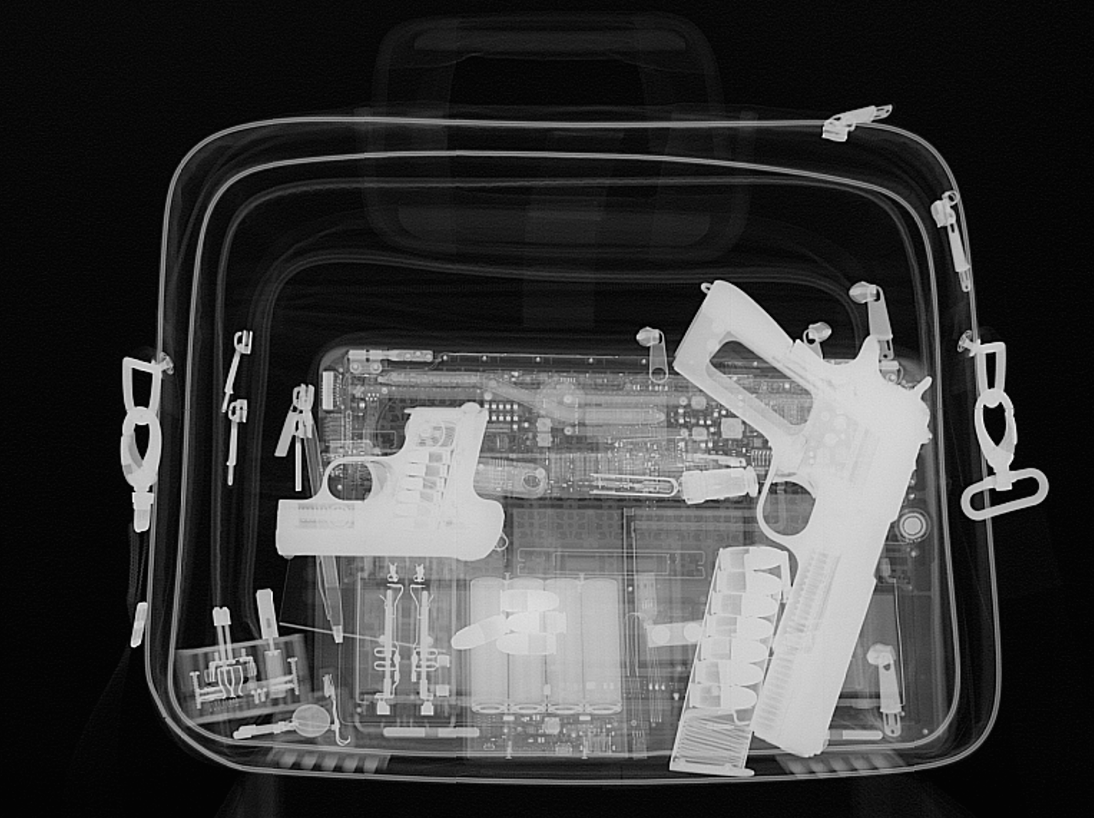
#> input picture P1+T2/pseudo/raiox.png, 1094 x 818 px
$ python pseudo.py
#> lines starting #> are read from the running program, lines starting #| are printed output that depends on the picture
# -*- coding: utf-8 -*-

import cv2
import numpy as np

def getLookupTable_R(x):

    if x < 128:
        return 0
    elif x < 192:
        return 4 * x - 512
    else:
        return 256

def getLookupTable_G(x):

    if x < 64:
        return 4 * x
    elif x < 192:
        return 256
    else:
        return -4 * x + 1024

def getLookupTable_B(x):

    if x < 64:
        return 256
    elif x < 128:
        return -4 * x + 512
    else:
        return 0


if __name__ == '__main__':
    tabelaR = np.ones((256, 1), dtype = 'uint8' ) * 0
    tabelaG = np.ones((256, 1), dtype = 'uint8' ) * 0
    tabelaB = np.ones((256, 1), dtype = 'uint8' ) * 0

    for i in range(256):

        tabelaR[i][0] = getLookupTable_R(i)
        tabelaG[i][0] = getLookupTable_G(i)
        tabelaB[i][0] = getLookupTable_B(i)


    imgOriginal = cv2.imread("raiox.png", 1)
#> imgOriginal is the input picture: shape (818, 1094, 3); min 3, max 255, mean 61.8

    img_PB = cv2.cvtColor(imgOriginal, cv2.COLOR_BGR2GRAY)

    imgR = cv2.LUT(img_PB, tabelaR)
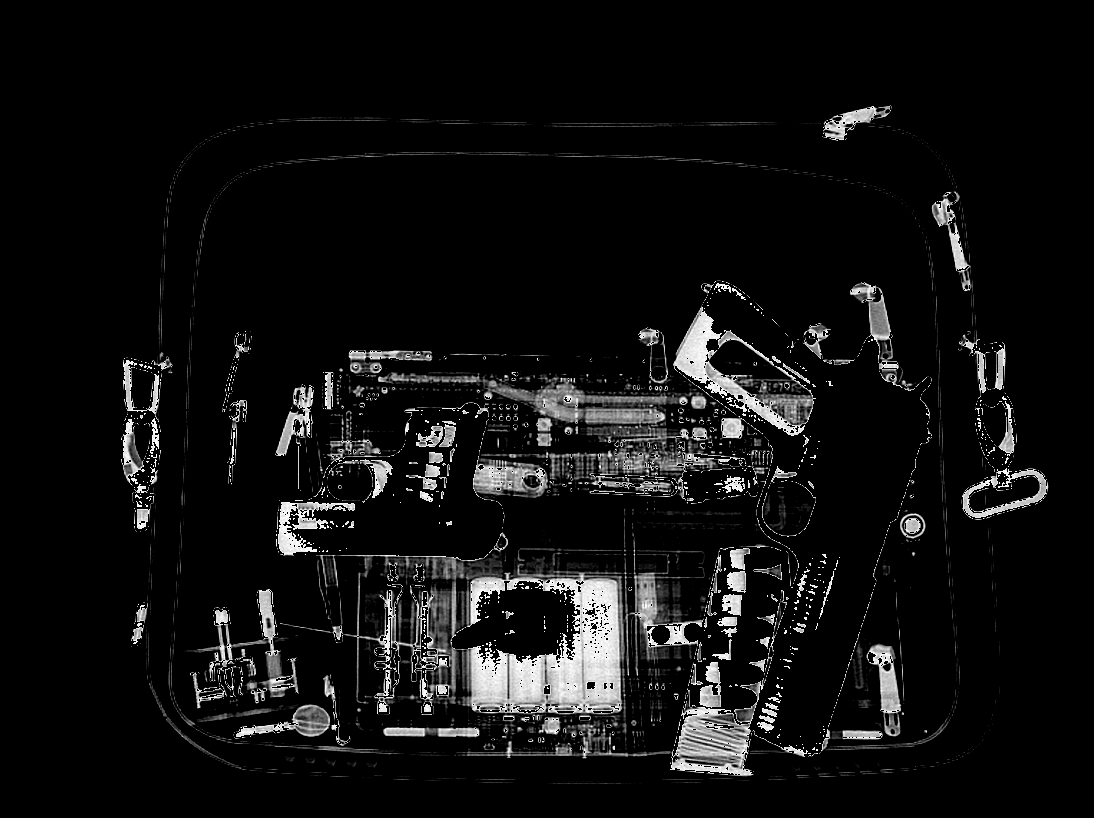
#> imgR: shape (818, 1094); min 0, max 252, mean 16.5
    imgG = cv2.LUT(img_PB, tabelaG)
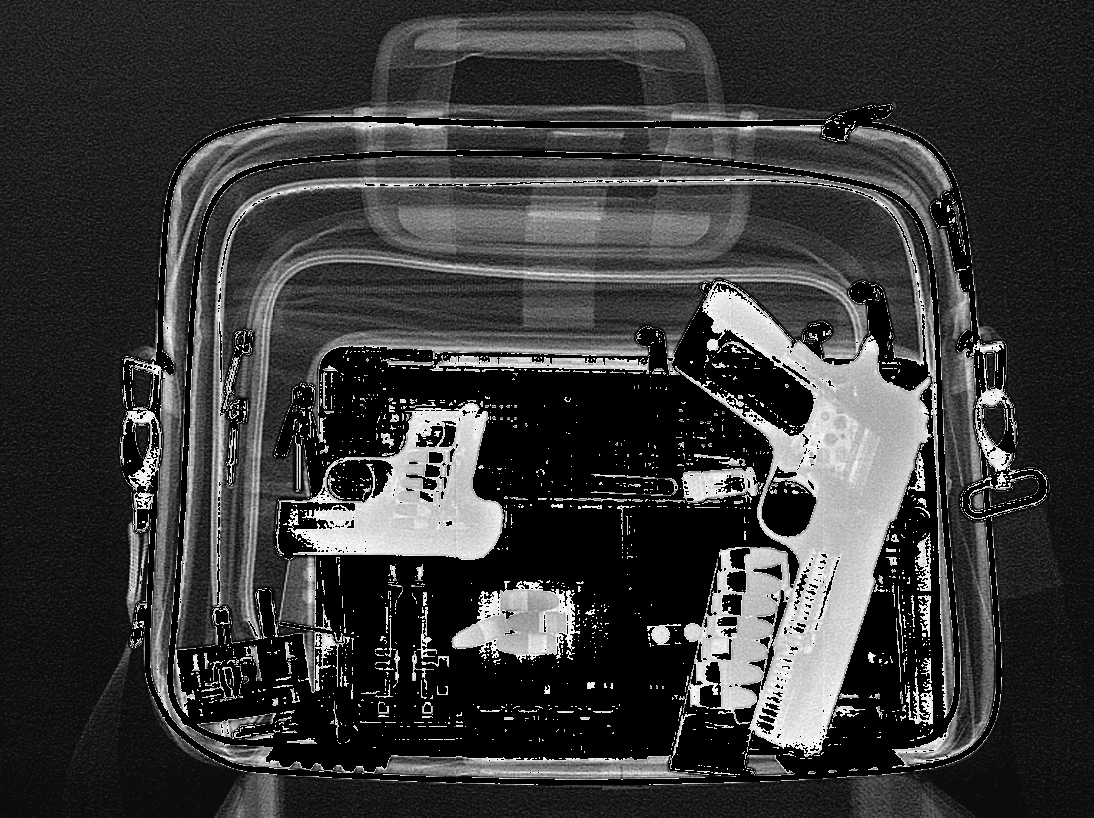
#> imgG: shape (818, 1094); min 0, max 252, mean 56.8
    imgB = cv2.LUT(img_PB, tabelaB)
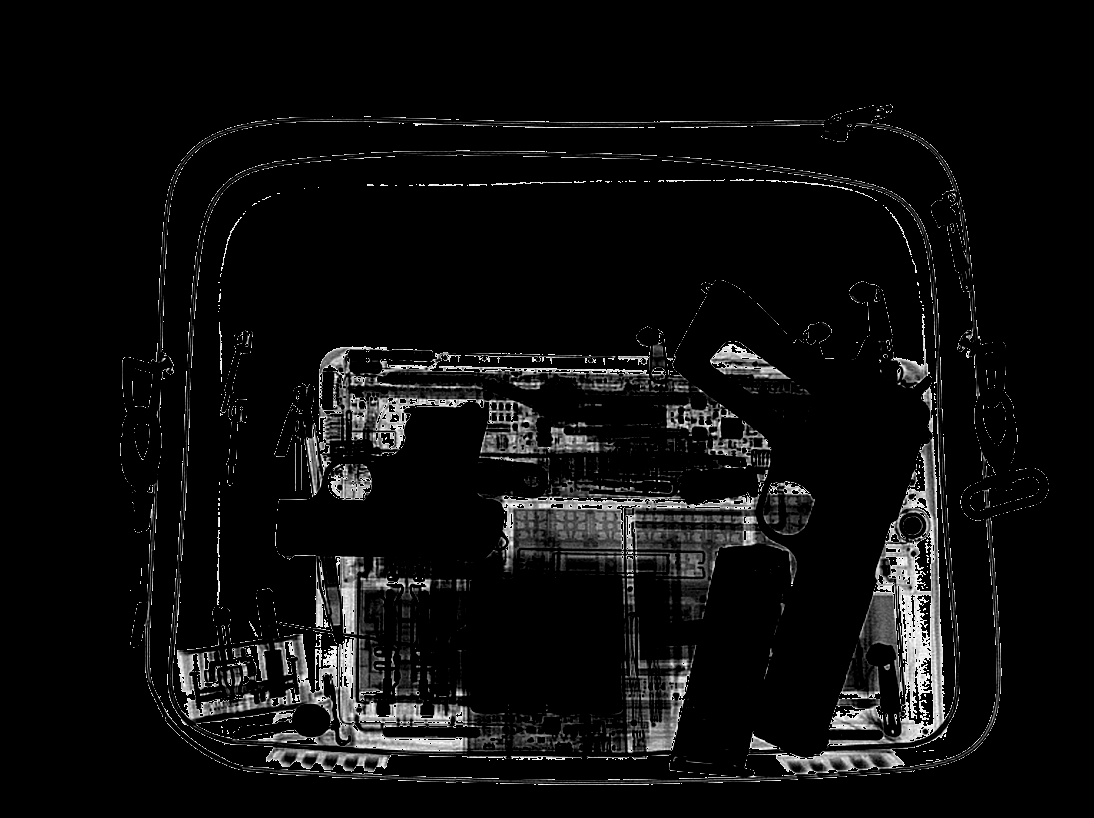
#> imgB: shape (818, 1094); min 0, max 252, mean 13.4

    combImg = cv2.merge((imgB,imgG,imgR))
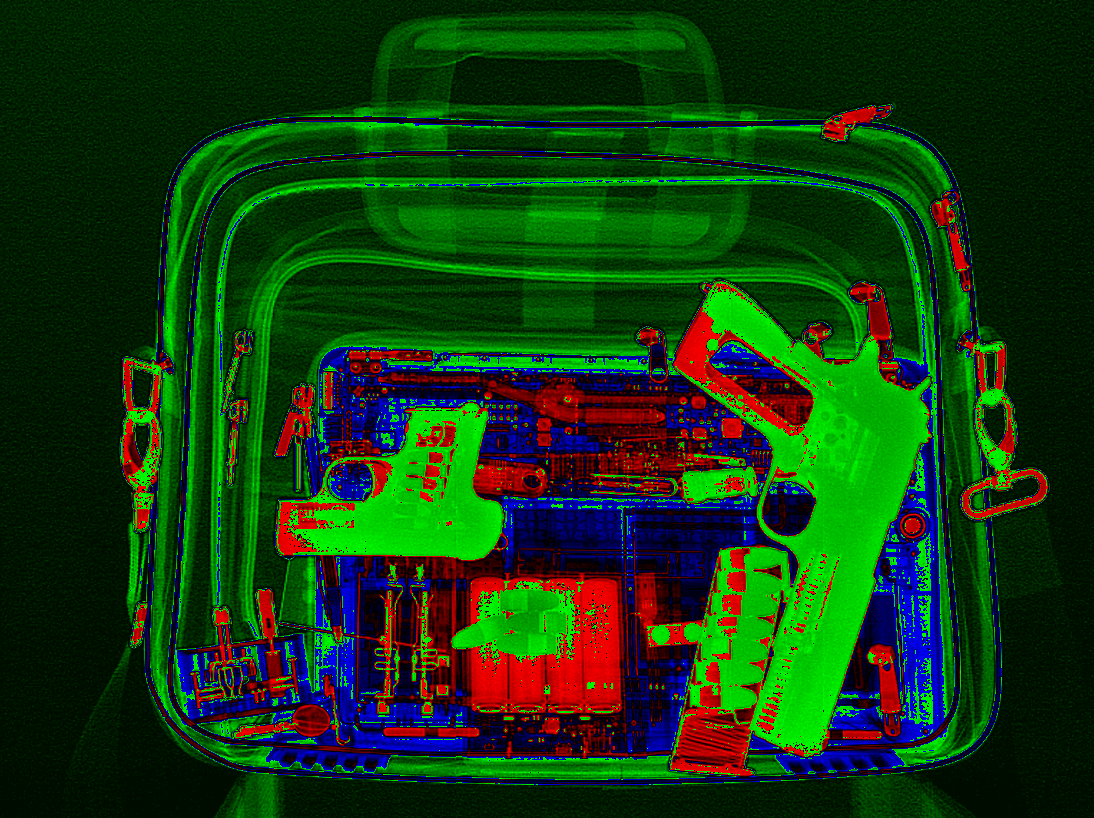
#> combImg: shape (818, 1094, 3); mean of channels 0, 1, 2 13.4, 56.8, 16.5; drawn as B, G, R

    cv2.imshow("resultado", combImg)
    cv2.waitKey(0)
    cv2.destroyAllWindows()
